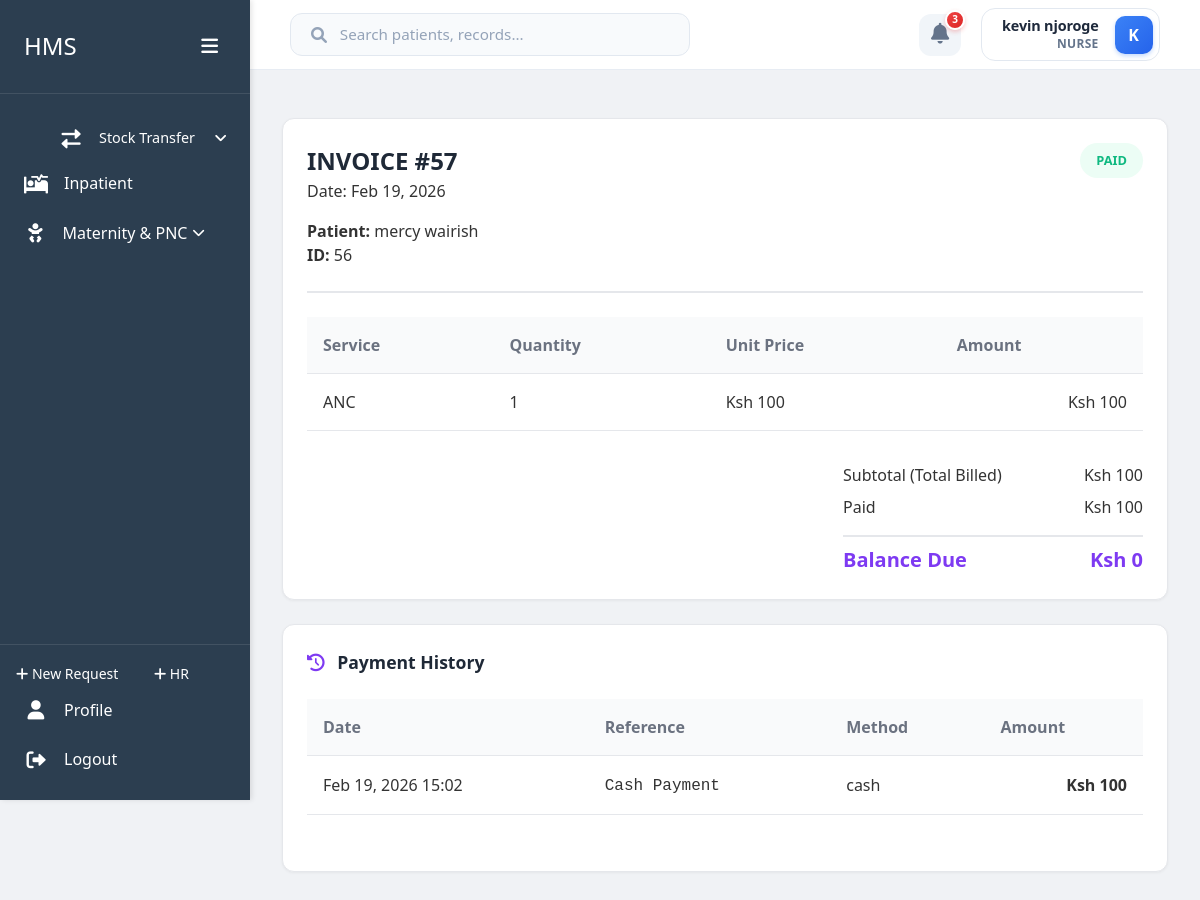
The page /accounts/invoice/57/ (signed in) on the database its author committed.
### users/models.py (models this page shows, shortened)
class User(AbstractBaseUser, PermissionsMixin):
    roles = [
        ('Admin', 'Admin'),
        ('Receptionist', 'Receptionist'),
        ('Doctor', 'Doctor'),
        ('Nurse', 'Nurse'),
        ('Pharmacist', 'Pharmacist'),
        ('Lab Technician', 'Lab Technician'),
        ('Accountant', 'Accountant'),
        ('Triage Nurse', 'Triage Nurse'),
        ('Radiographer', 'Radiographer'),
        ('Procurement Officer', 'Procurement Officer'),
        ('SHA Manager', 'SHA Manager'),
    ]
    id_number = models.CharField(max_length=20, unique=True)
    first_name = models.CharField(max_length=50, blank=True, null=True)
    last_name = models.CharField(max_length=50, blank=True, null=True)
    phone = models.CharField(max_length=15, blank=True, null=True)
    role = models.CharField(max_length=20, choices=roles)
    is_staff = models.BooleanField(default=False)
    is_active = models.BooleanField(default=True)
    date_joined = models.DateTimeField(default=timezone.now)
    USERNAME_FIELD = 'id_number'
    REQUIRED_FIELDS = []
    objects = CustomUserManager()
    @property
    def username(self):
        return f"{self.first_name} {self.last_name}".strip() if self.first_name or self.last_name else self.id_number
    def get_full_name(self):
        return self.username

### accounts/models.py (models this page shows, shortened)
class Invoice(models.Model):
    STATUS_CHOICES = [
        ('Draft', 'Draft'),
        ('Pending', 'Pending Payment'),
        ('Partial', 'Partially Paid'),
        ('Paid', 'Paid'),
        ('Cancelled', 'Cancelled'),
    ]
    patient = models.ForeignKey('home.Patient', on_delete=models.CASCADE, related_name='invoices', null=True, blank=True)
    deceased = models.OneToOneField('morgue.Deceased', on_delete=models.CASCADE, related_name='invoice', null=True, blank=True)
    visit = models.OneToOneField('home.Visit', on_delete=models.SET_NULL, null=True, blank=True, related_name='invoice')
    status = models.CharField(max_length=20, choices=STATUS_CHOICES, default='Draft')
    total_amount = models.DecimalField(max_digits=12, decimal_places=2, default=0)
    insurance_adjustment = models.DecimalField(max_digits=12, decimal_places=2, default=0, help_text="Per-diem shortfall absorbed by facility for insurance patients")
    paid_amount = models.DecimalField(max_digits=12, decimal_places=2, default=0)
    due_date = models.DateField(null=True, blank=True)
    notes = models.TextField(blank=True, null=True, help_text="Additional notes or reference information")
    created_at = models.DateTimeField(auto_now_add=True)
    updated_at = models.DateTimeField(auto_now=True)
    created_by = models.ForeignKey('users.User', on_delete=models.SET_NULL, null=True, related_name='created_invoices')
    @property
    def effective_amount(self):
        return self.total_amount - self.insurance_adjustment
    @property
    def balance(self):
        return self.effective_amount - self.paid_amount

class InvoiceItem(models.Model):
    invoice = models.ForeignKey(Invoice, on_delete=models.CASCADE, related_name='items')
    service = models.ForeignKey(Service, on_delete=models.SET_NULL, null=True, blank=True)
    inventory_item = models.ForeignKey('inventory.InventoryItem', on_delete=models.SET_NULL, null=True, blank=True)
    name = models.CharField(max_length=255, help_text="Snapshot of item name at time of invoice creation")
    quantity = models.IntegerField(default=1)
    unit_price = models.DecimalField(max_digits=10, decimal_places=2, help_text="Price at moment of sale")
    amount = models.DecimalField(max_digits=12, decimal_places=2, editable=False)
    created_at = models.DateTimeField(auto_now_add=True)
    created_by = models.ForeignKey('users.User', on_delete=models.SET_NULL, null=True, blank=True, related_name='created_invoice_items')
    paid_amount = models.DecimalField(max_digits=12, decimal_places=2, default=0)

class Payment(models.Model):
    PAYMENT_METHOD_CHOICES = [
        ('Cash', 'Cash'),
        ('M-Pesa', 'M-Pesa'),
        ('Insurance', 'Insurance'),
        ('Bank Transfer', 'Bank Transfer'),
        ('Other', 'Other'),
    ]
    invoice = models.ForeignKey(Invoice, on_delete=models.CASCADE, related_name='payments')
    amount = models.DecimalField(max_digits=10, decimal_places=2)
    payment_method = models.CharField(max_length=20, choices=PAYMENT_METHOD_CHOICES)
    transaction_reference = models.CharField(max_length=100, blank=True, null=True, help_text="M-Pesa Receipt Number, Insurance Claim ID, etc.")
    notes = models.TextField(blank=True, null=True)
    payment_date = models.DateTimeField(default=timezone.now)
    created_by = models.ForeignKey('users.User', on_delete=models.SET_NULL, null=True)
    class Meta:
        ordering = ['-payment_date']

### home/models.py (models this page shows, shortened)
class Patient(models.Model):
    GENDER_CHOICES = [
        ('M', 'Male'),
        ('F', 'Female'),
        ('O', 'Other'),
        ('N', 'Prefer not to say')
    ]
    first_name = models.CharField(max_length=100)
    last_name = models.CharField(max_length=100)
    id_number = models.CharField(max_length=20, unique=True, null=True, blank=True)
    date_of_birth = models.DateField()
    age = models.PositiveIntegerField(editable=False)  # Will be calculated automatically
    phone = models.CharField(max_length=15)
    location = models.CharField(max_length=200)
    gender = models.CharField(max_length=1, choices=GENDER_CHOICES)
    created_at = models.DateTimeField(auto_now_add=True)
    updated_at = models.DateTimeField(auto_now=True)
    created_by = models.ForeignKey('users.User', on_delete=models.SET_NULL, null=True, related_name='patients_created')
    @property
    def full_name(self):
        return f"{self.first_name} {self.last_name}"

### accounts/views.py (the view)
# urls.py: path('invoice/<int:pk>/', views.invoice_detail, name='invoice_detail'),
@login_required
@user_passes_test(is_billing_staff)
def invoice_detail(request, pk):
    invoice = get_object_or_404(Invoice, pk=pk)
    can_authorize = False
    admission_type = None
    if invoice.status == 'Paid':
        if invoice.patient and invoice.visit:
            if Admission.objects.filter(visit=invoice.visit, status='Admitted').exists():
                can_authorize = True
                admission_type = 'IPD'
        elif invoice.deceased:
            if MorgueAdmission.objects.filter(deceased=invoice.deceased, status='ADMITTED').exists():
                can_authorize = True
                admission_type = 'Morgue'
    context = {
        'invoice': invoice,
        'can_authorize': can_authorize,
        'admission_type': admission_type,
        'can_record_payment': is_receptionist(request.user),
    }
    return render(request, 'accounts/invoice_detail.html', context)

### accounts/templates/accounts/invoice_detail.html (shortened to what this page needs)
{% extends 'users/dashboard_base.html' %}
{% load static custom_filters %}
{% block content %}
    <div class="container-fluid py-4">
        <div class="custom-card">
            <div class="invoice-header">
                <div>
                    <h1 class="invoice-title">INVOICE #{{ invoice.id }}</h1>
                    <p class="text-secondary">Date: {{ invoice.created_at|date:"M d, Y" }}</p>
                    <div style="margin-top: 1rem;">
                        <strong>Patient:</strong> {{ invoice.patient.full_name }}
                        <br>
                        <strong>ID:</strong> {{ invoice.patient.id }}
                    </div>
                </div>
                <div class="text-end" style="display: flex; flex-direction: column; align-items: flex-end; gap: 1rem;">
                    <span class="badge badge-{{ invoice.status|lower }}">{{ invoice.get_status_display }}</span>
                </div>
            </div>
            <table class="invoice-table">
                <thead>
                    <tr>
                        <th>Service</th>
                        <th>Quantity</th>
                        <th>Unit Price</th>
                        <th class="text-end">Amount</th>
                    </tr>
                </thead>
                <tbody>
                    {% for item in invoice.items.all %}
                        <tr>
                            <td>
                                {{ item.name }}
                            </td>
                            <td>{{ item.quantity }}</td>
                            <td>Ksh {{ item.unit_price|format_number:2 }}</td>
                            <td class="text-end">Ksh {{ item.amount|format_number:2 }}</td>
                        </tr>
                    {% endfor %}
                </tbody>
            </table>
            <div class="total-section">
                <div class="total-row">
                    <span>Subtotal (Total Billed)</span>
                    <span>Ksh {{ invoice.total_amount|format_number:2 }}</span>
                </div>
                <div class="total-row">
                    <span>Paid</span>
                    <span class="text-success">Ksh {{ invoice.paid_amount|format_number:2 }}</span>
                </div>
                <div class="total-row grand-total">
                    <span>Balance Due</span>
                    <span>Ksh {{ invoice.balance|format_number:2 }}</span>
                </div>
            </div>
        </div>
        <div class="custom-card">
            <h3 class="invoice-title" style="font-size: 1.1rem; margin-bottom: 1.5rem;">
                <i class="fas fa-history" style="margin-right: 0.5rem; color: var(--accent-primary);"></i>
                Payment History
            </h3>
            <table class="invoice-table">
                <thead>
                    <tr>
                        <th>Date</th>
                        <th>Reference</th>
                        <th>Method</th>
                        <th class="text-end">Amount</th>
                    </tr>
                </thead>
                <tbody>
                    {% for payment in invoice.payments.all %}
                        <tr>
                            <td>{{ payment.payment_date|date:"M d, Y H:i" }}</td>
                            <td>
                                <code>{{ payment.transaction_reference|default:"N/A" }}</code>
                            </td>
                            <td>{{ payment.payment_method }}</td>
                            <td class="text-end font-bold text-success">Ksh {{ payment.amount|format_number:2 }}</td>
                        </tr>
                    {% empty %}
                        <tr>
                            <td colspan="4" class="text-center text-secondary py-8">No payments recorded yet</td>
                        </tr>
                    {% endfor %}
                </tbody>
            </table>
        </div>
    </div>
{% endblock %}

### users/templates/users/dashboard_base.html (shortened to what this page needs)
{% load static %}
<!DOCTYPE html>
<html lang="en">
    <head>
        <link rel="stylesheet" href="{% static 'users/css/dashboard.css' %}">
        <link rel="stylesheet" href="{% static 'users/vendor/fontawesome/css/all.min.css' %}">
        <link rel="stylesheet" href="{% static 'users/css/tailwind.css' %}">
    </head>
    <body>
        <div class="dashboard-container">
            <div class="sidebar" id="sidebar">
                <div class="sidebar-header">
                    <h2>HMS</h2>
                    <button class="toggle-btn" id="sidebarToggle">
                        <i class="fas fa-bars"></i>
                    </button>
                </div>
                <div class="sidebar-menu">
                    <a href="{% url 'inventory:transfer_stock' %}" class="menu-item submenu-item">
                        <i class="fas fa-exchange-alt"></i>
                        <span>Stock Transfer</span>
                    </a>
                    {% if user.role == 'Nurse' %}
                        <a href="{% url 'inpatient:dashboard' %}" class="menu-item {% if request.resolver_match.namespace == 'inpatient' %}active{% endif %}">
                            <i class="fas fa-procedures"></i>
                            <span>Inpatient</span>
                        </a>
                        <a href="javascript:void(0)" class="menu-item has-submenu {% if request.resolver_match.namespace == 'maternity' %}active{% endif %}" id="maternityMenu">
                            <i class="fas fa-baby"></i>
                            <span>Maternity & PNC</span>
                            <i class="fas fa-chevron-down ms-auto submenu-arrow" style="font-size: 0.8rem; transition: transform 0.3s;"></i>
                        </a>
                    {% endif %}
                </div>
                <div class="sidebar-footer">
                    {% if user.role != 'Doctors' %}
                        <a href="{% url 'inventory:create_request' %}" class="btn-add" style="padding: 0.5rem 1rem; font-size: 0.875rem;">
                            <i class="fas fa-plus"></i> New Request
                        </a>
                        <a href="{% url 'home:health_records' %}" class="btn-add" style="padding: 0.5rem 1rem; font-size: 0.875rem;">
                            <i class="fas fa-plus"></i> HR
                        </a>
                        <a href="{% url 'users:profile' %}" class="menu-item">
                            <i class="fas fa-user"></i>
                            <span>Profile</span>
                        </a>
                        <a href="{% url 'users:logout' %}" class="menu-item">
                            <i class="fas fa-sign-out-alt"></i>
                            <span>Logout</span>
                        </a>
                    {% endif %}
                </div>
            </div>
            <div class="main-content" id="mainContent">
                <header class="top-bar">
                    <div class="search-bar">
                        <i class="fas fa-search"></i>
                        <input type="text" placeholder="Search patients, records...">
                    </div>
                    <div class="user-nav">
                        <div class="notifications">
                            <i class="fas fa-bell"></i>
                            <span class="notification-badge">3</span>
                        </div>
                        <div class="user-profile-nav">
                            <div class="user-details">
                                <span class="user-id">{{ user.get_full_name }}</span>
                                <span class="user-role">{{ user.get_role_display }}</span>
                            </div>
                            <div class="user-avatar-sm">{{ user.get_full_name|slice:":1"|upper }}</div>
                        </div>
                    </div>
                </header>
                <main>
                    {% block content %}{% endblock %}
                </main>
            </div>
        </div>
    </body>
</html>

### rows shown on the page
User: get_full_name "kevin njoroge", role "NURSE", get_full_name "K"
Invoice: id "57", created_at "Feb 19, 2026", patient.full_name "mercy wairish", patient.id "56", status "PAID", total_amount "100", paid_amount "100", balance "0"
InvoiceItem: name "ANC", quantity "1", unit_price "100", amount "100"
Payment: payment_date "Feb 19, 2026 15:02", transaction_reference "Cash Payment", payment_method "cash", amount "100"
